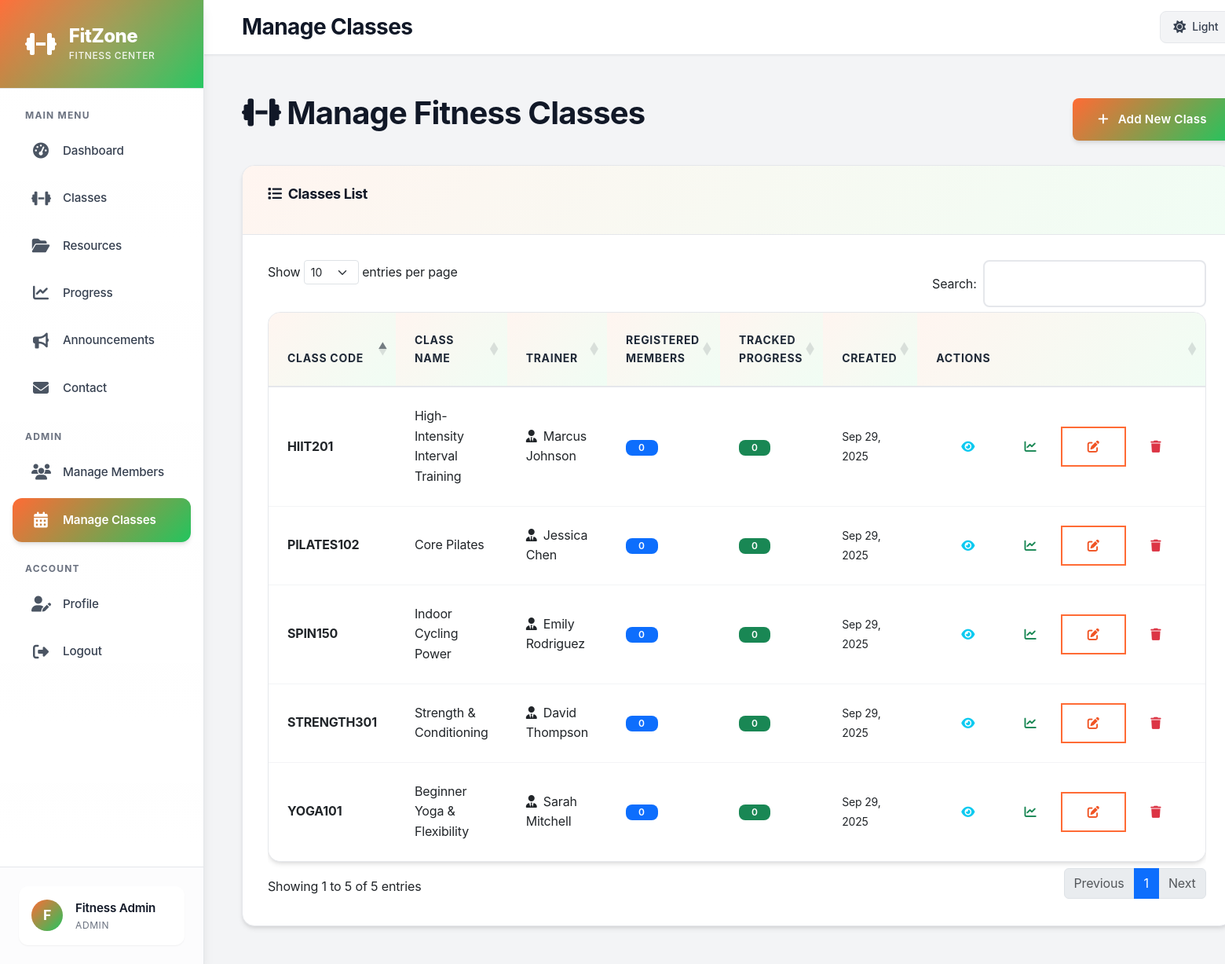
The page /admin_courses.php (signed in) on the database its author committed.
### tables this page shows
CREATE TABLE IF NOT EXISTS classes (
    id INT AUTO_INCREMENT PRIMARY KEY,
    class_code VARCHAR(20) NOT NULL UNIQUE,
    class_name VARCHAR(255) NOT NULL,
    trainer VARCHAR(255) NOT NULL,
    description TEXT,
    created_at DATETIME DEFAULT CURRENT_TIMESTAMP
);

### db.php (called while the page is built, shortened)
<?php
function isLoggedIn() {
    return isset($_SESSION['user_id']) && !empty($_SESSION['user_id']);
}
function isAdmin() {
    return isset($_SESSION['role']) && $_SESSION['role'] === 'admin';
}
function sanitizeInput($input) {
    return htmlspecialchars(trim($input), ENT_QUOTES, 'UTF-8');
}
?>

### admin_courses.php (the view, shortened to what this page needs)
<?php
$page_title = 'Manage Classes';
require_once 'db.php';
require_once 'header.php';
try {
    $stmt = $pdo->prepare("
        SELECT c.*,
               COUNT(DISTINCT m.user_id) as registered_members,
               COUNT(DISTINCT p.user_id) as tracked_members
        FROM classes c
        LEFT JOIN memberships m ON c.id = m.class_id
        LEFT JOIN progress p ON c.id = p.class_id
        GROUP BY c.id, c.class_code, c.class_name, c.trainer, c.description, c.created_at
        ORDER BY c.class_code
    ");
    $stmt->execute();
    $classes = $stmt->fetchAll();
} catch (PDOException $e) {
    $error_message = 'Database error occurred while loading classes.';
}
?>
<div class="d-flex justify-content-between align-items-center mb-4">
    <h1><i class="fas fa-dumbbell me-2"></i>Manage Fitness Classes</h1>
    <button class="btn btn-primary" data-bs-toggle="modal" data-bs-target="#addCourseModal">
        <i class="fas fa-plus me-1"></i>Add New Class
    </button>
</div>
<?php if (!empty($classes)): ?>
<div class="card">
    <div class="card-header">
        <h5><i class="fas fa-list me-2"></i>Classes List</h5>
    </div>
    <div class="card-body">
        <div class="table-responsive">
            <table class="table table-hover datatable">
                <thead>
                    <tr>
                        <th>Class Code</th>
                        <th>Class Name</th>
                        <th>Trainer</th>
                        <th>Registered Members</th>
                        <th>Tracked Progress</th>
                        <th>Created</th>
                        <th>Actions</th>
                    </tr>
                </thead>
                <tbody>
                    <?php foreach ($classes as $class): ?>
                        <tr>
                            <td>
                                <strong><?= sanitizeInput($class['class_code']) ?></strong>
                            </td>
                            <td><?= sanitizeInput($class['class_name']) ?></td>
                            <td>
                                <i class="fas fa-user-tie me-1"></i>
                                <?= sanitizeInput($class['trainer']) ?>
                            </td>
                            <td>
                                <span class="badge bg-primary"><?= $class['registered_members'] ?></span>
                            </td>
                            <td>
                                <span class="badge bg-success"><?= $class['tracked_members'] ?></span>
                            </td>
                            <td>
                                <small><?= date('M j, Y', strtotime($class['created_at'])) ?></small>
                            </td>
                            <td>
                                <div class="btn-group btn-group-sm" role="group">
                                    <a href="course.php?id=<?= $class['id'] ?>"
                                       class="btn btn-outline-info" title="View Details">
                                        <i class="fas fa-eye"></i>
                                    </a>
                                    <button class="btn btn-outline-success"
                                            onclick="manageProgress(<?= $class['id'] ?>, '<?= sanitizeInput($class['class_name']) ?>')"
                                            title="Manage Progress">
                                        <i class="fas fa-chart-line"></i>
                                    </button>
                                    <button class="btn btn-outline-primary"
                                            onclick="editClass(<?= htmlspecialchars(json_encode($class), ENT_QUOTES, 'UTF-8') ?>)"
                                            title="Edit Class">
                                        <i class="fas fa-edit"></i>
                                    </button>
                                    <button class="btn btn-outline-danger"
                                            onclick="deleteClass(<?= $class['id'] ?>, '<?= sanitizeInput($class['class_name']) ?>')"
                                            title="Delete Class">
                                        <i class="fas fa-trash"></i>
                                    </button>
                                </div>
                            </td>
                        </tr>
                    <?php endforeach; ?>
                </tbody>
            </table>
        </div>
    </div>
</div>
<?php endif; ?>
<?php require_once 'footer.php'; ?>

### header.php (shortened to what this page needs)
<?php
require_once 'db.php';
$current_page = basename($_SERVER['PHP_SELF']);
?>
<!DOCTYPE html>
<html lang="en">
<head>
    <link href="https://cdn.jsdelivr.net/npm/bootstrap@5.3.0/dist/css/bootstrap.min.css" rel="stylesheet">
    <link href="https://cdnjs.cloudflare.com/ajax/libs/font-awesome/6.4.0/css/all.min.css" rel="stylesheet">
    <link href="https://cdn.datatables.net/1.13.4/css/dataTables.bootstrap5.min.css" rel="stylesheet">
    <link href="style.css" rel="stylesheet">
</head>
<body>
<?php if (isLoggedIn()): ?>
    <div class="app-layout">
        <aside class="sidebar" id="sidebar">
            <div class="sidebar-header">
                <a href="dashboard.php" class="sidebar-logo">
                    <i class="fas fa-dumbbell"></i>
                    <div class="logo-text">
                        <span class="logo-title">FitZone</span>
                        <span class="logo-subtitle">Fitness Center</span>
                    </div>
                </a>
            </div>
            <nav class="sidebar-nav">
                <div class="nav-section">
                    <div class="nav-section-title">Main Menu</div>
                    <div class="nav-item">
                        <a href="dashboard.php" class="nav-link <?= $current_page == 'dashboard.php' ? 'active' : '' ?>">
                            <i class="fas fa-tachometer-alt"></i>
                            <span>Dashboard</span>
                        </a>
                    </div>
                    <div class="nav-item">
                        <a href="courses.php" class="nav-link <?= $current_page == 'courses.php' ? 'active' : '' ?>">
                            <i class="fas fa-dumbbell"></i>
                            <span>Classes</span>
                        </a>
                    </div>
                    <div class="nav-item">
                        <a href="materials.php" class="nav-link <?= $current_page == 'materials.php' ? 'active' : '' ?>">
                            <i class="fas fa-folder-open"></i>
                            <span>Resources</span>
                        </a>
                    </div>
                    <div class="nav-item">
                        <a href="grades.php" class="nav-link <?= $current_page == 'grades.php' ? 'active' : '' ?>">
                            <i class="fas fa-chart-line"></i>
                            <span>Progress</span>
                        </a>
                    </div>
                    <div class="nav-item">
                        <a href="news.php" class="nav-link <?= $current_page == 'news.php' ? 'active' : '' ?>">
                            <i class="fas fa-bullhorn"></i>
                            <span>Announcements</span>
                        </a>
                    </div>
                    <div class="nav-item">
                        <a href="contact.php" class="nav-link <?= $current_page == 'contact.php' ? 'active' : '' ?>">
                            <i class="fas fa-envelope"></i>
                            <span>Contact</span>
                        </a>
                    </div>
                </div>
                <?php if (isAdmin()): ?>
                <div class="nav-section">
                    <div class="nav-section-title">Admin</div>
                    <div class="nav-item">
                        <a href="admin_students.php" class="nav-link <?= $current_page == 'admin_students.php' ? 'active' : '' ?>">
                            <i class="fas fa-users"></i>
                            <span>Manage Members</span>
                        </a>
                    </div>
                    <div class="nav-item">
                        <a href="admin_courses.php" class="nav-link <?= $current_page == 'admin_courses.php' ? 'active' : '' ?>">
                            <i class="fas fa-calendar-alt"></i>
                            <span>Manage Classes</span>
                        </a>
                    </div>
                </div>
                <?php endif; ?>
                <div class="nav-section">
                    <div class="nav-section-title">Account</div>
                    <div class="nav-item">
                        <a href="profile.php" class="nav-link <?= $current_page == 'profile.php' ? 'active' : '' ?>">
                            <i class="fas fa-user-edit"></i>
                            <span>Profile</span>
                        </a>
                    </div>
                    <div class="nav-item">
                        <a href="logout.php" class="nav-link">
                            <i class="fas fa-sign-out-alt"></i>
                            <span>Logout</span>
                        </a>
                    </div>
                </div>
            </nav>
            <div class="sidebar-footer">
                <div class="user-profile">
                    <div class="user-avatar">
                        <?= strtoupper(substr($_SESSION['name'] ?? 'U', 0, 1)) ?>
                    </div>
                    <div class="user-info">
                        <div class="user-name"><?= sanitizeInput($_SESSION['name'] ?? 'User') ?></div>
                        <div class="user-role"><?= isAdmin() ? 'Admin' : 'Member' ?></div>
                    </div>
                </div>
            </div>
        </aside>
        <div class="main-content">
            <div class="topbar">
                <div class="topbar-left">
                    <h1><?= isset($page_title) ? $page_title : 'Dashboard' ?></h1>
                </div>
                <div class="topbar-right">
                    <button class="theme-toggle" onclick="toggleTheme()" id="theme-toggle" title="Toggle theme">
                        <i class="fas fa-sun" id="theme-icon"></i>
                        <span id="theme-text">Light</span>
                    </button>
                </div>
            </div>
            <div class="content-container page-transition">
<?php else: ?>
    <div class="page-transition">
<?php endif; ?>

### footer.php (shortened to what this page needs)
            </div>
        </div>
    </div>
</body>
</html>

### rows shown on the page
classes: class_code "HIIT201", class_name "High-Intensity Interval Training", trainer "Marcus Johnson", registered_members "0", tracked_members "0", created_at "Sep 29, 2025"
classes: class_code "PILATES102", class_name "Core Pilates", trainer "Jessica Chen", registered_members "0", tracked_members "0", created_at "Sep 29, 2025"
classes: class_code "SPIN150", class_name "Indoor Cycling Power", trainer "Emily Rodriguez", registered_members "0", tracked_members "0", created_at "Sep 29, 2025"
classes: class_code "STRENGTH301", class_name "Strength & Conditioning", trainer "David Thompson", registered_members "0", tracked_members "0", created_at "Sep 29, 2025"
classes: class_code "YOGA101", class_name "Beginner Yoga & Flexibility", trainer "Sarah Mitchell", registered_members "0", tracked_members "0", created_at "Sep 29, 2025"

### other values the page prints
substr($_SESSION['name'] ?? 'U', 0, 1) "F"
sanitizeInput($_SESSION['name'] ?? 'User') "Fitness Admin"
$page_title "Manage Classes"
